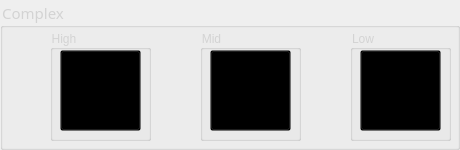
             <widget class="QGroupBox" name="gb_complex">
              <property name="enabled">
               <bool>false</bool>
              </property>
              <property name="font">
               <font>
                <family>LINE Seed Sans</family>
                <pointsize>11</pointsize>
               </font>
              </property>
              <property name="styleSheet">
               <string notr="true">color: lightgray</string>
              </property>
              <property name="title">
               <string>Complex</string>
              </property>
              <widget class="QGroupBox" name="gb_lowc">
               <property name="geometry">
                <rect>
                 <x>350</x>
                 <y>30</y>
                 <width>101</width>
                 <height>111</height>
                </rect>
               </property>
               <property name="title">
                <string>Low</string>
               </property>
               <widget class="QPushButton" name="pb_low">
                <property name="geometry">
                 <rect>
                  <x>10</x>
                  <y>20</y>
                  <width>81</width>
                  <height>81</height>
                 </rect>
                </property>
                <property name="cursor">
                 <cursorShape>PointingHandCursor</cursorShape>
                </property>
                <property name="styleSheet">
                 <string notr="true">background-color: rgba(0, 0, 0, 0.0)</string>
                </property>
                <property name="text">
                 <string/>
                </property>
                <property name="icon">
                 <iconset>
                  <normaloff>logo/g_complex.png</normaloff>logo/g_complex.png</iconset>
                </property>
                <property name="iconSize">
                 <size>
                  <width>81</width>
                  <height>81</height>
                 </size>
                </property>
               </widget>
              </widget>
              <widget class="QGroupBox" name="gb_mid">
               <property name="geometry">
                <rect>
                 <x>200</x>
                 <y>30</y>
                 <width>101</width>
                 <height>111</height>
                </rect>
               </property>
               <property name="title">
                <string>Mid</string>
               </property>
               <widget class="QPushButton" name="pb_mid">
                <property name="geometry">
                 <rect>
                  <x>10</x>
                  <y>20</y>
                  <width>81</width>
                  <height>81</height>
                 </rect>
                </property>
                <property name="cursor">
                 <cursorShape>PointingHandCursor</cursorShape>
                </property>
                <property name="styleSheet">
                 <string notr="true">background-color: rgba(0, 0, 0, 0.0)</string>
                </property>
                <property name="text">
                 <string/>
                </property>
                <property name="icon">
                 <iconset>
                  <normaloff>logo/g_complex.png</normaloff>logo/g_complex.png</iconset>
                </property>
                <property name="iconSize">
                 <size>
                  <width>81</width>
                  <height>81</height>
                 </size>
                </property>
               </widget>
              </widget>
              <widget class="QGroupBox" name="gb_high">
               <property name="geometry">
                <rect>
                 <x>50</x>
                 <y>30</y>
                 <width>101</width>
                 <height>111</height>
                </rect>
               </property>
               <property name="title">
                <string>High</string>
               </property>
               <widget class="QPushButton" name="pb_high">
                <property name="geometry">
                 <rect>
                  <x>10</x>
                  <y>20</y>
                  <width>81</width>
                  <height>81</height>
                 </rect>
                </property>
                <property name="cursor">
                 <cursorShape>PointingHandCursor</cursorShape>
                </property>
                <property name="styleSheet">
                 <string notr="true">background-color: rgba(0, 0, 0, 0.0)</string>
                </property>
                <property name="text">
                 <string/>
                </property>
                <property name="icon">
                 <iconset>
                  <normaloff>logo/g_complex.png</normaloff>logo/g_complex.png</iconset>
                </property>
                <property name="iconSize">
                 <size>
                  <width>81</width>
                  <height>81</height>
                 </size>
                </property>
               </widget>
              </widget>
             </widget>
